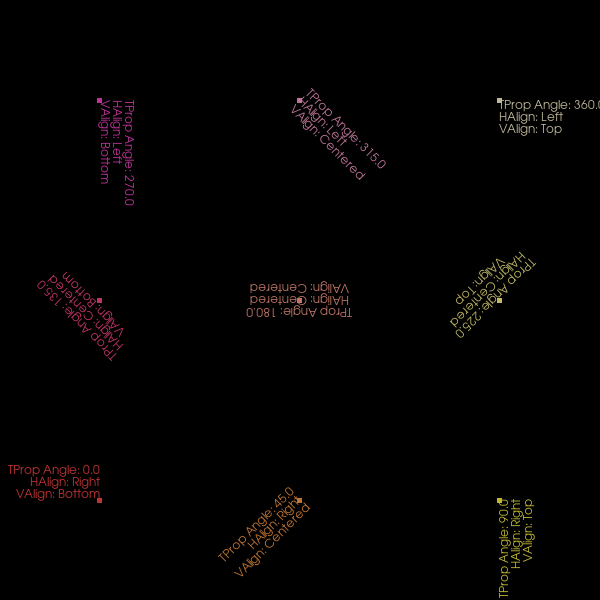

The Python source for this figure:
#!/usr/bin/env python

# Test vtkTextMapper with various alignments and orientations.

import vtkmodules.vtkInteractionStyle  # noqa: F401
import vtkmodules.vtkRenderingFreeType  # noqa: F401
import vtkmodules.vtkRenderingOpenGL2  # noqa: F401

from vtkmodules.vtkCommonCore import vtkPoints, vtkUnsignedCharArray
from vtkmodules.vtkCommonDataModel import vtkCellArray, vtkPolyData
from vtkmodules.vtkRenderingCore import (
    vtkActor2D,
    vtkPolyDataMapper2D,
    vtkRenderWindow,
    vtkRenderWindowInteractor,
    vtkRenderer,
    vtkTextMapper,
)

width = 600
height = 600

# Anchor points polydata
anchors = vtkPolyData()
anchor_points = vtkPoints()
anchors.SetPoints(anchor_points)
anchor_verts = vtkCellArray()
anchors.SetVerts(anchor_verts)
anchor_colors = vtkUnsignedCharArray()
anchor_colors.SetNumberOfComponents(4)
anchors.GetCellData().SetScalars(anchor_colors)

# Row 0, Col 0: Right/Bottom, orientation=0
mapper_0_0 = vtkTextMapper()
mapper_0_0.GetTextProperty().SetJustificationToRight()
mapper_0_0.GetTextProperty().SetVerticalJustificationToBottom()
mapper_0_0.GetTextProperty().SetOrientation(0.0)
mapper_0_0.GetTextProperty().SetColor(0.75, 0.20, 0.20)
mapper_0_0.SetInput("TProp Angle: 0.0\nHAlign: Right\nVAlign: Bottom")
actor_0_0 = vtkActor2D()
actor_0_0.SetPosition(100, 100)
actor_0_0.SetMapper(mapper_0_0)
pt_id = anchor_points.InsertNextPoint(100, 100, 0.0)
anchor_verts.InsertNextCell(1, [pt_id])
anchor_colors.InsertNextTuple4(191, 51, 51, 255)

# Row 0, Col 1: Right/Centered, orientation=45
mapper_0_1 = vtkTextMapper()
mapper_0_1.GetTextProperty().SetJustificationToRight()
mapper_0_1.GetTextProperty().SetVerticalJustificationToCentered()
mapper_0_1.GetTextProperty().SetOrientation(45.0)
mapper_0_1.GetTextProperty().SetColor(0.75, 0.46, 0.20)
mapper_0_1.SetInput("TProp Angle: 45.0\nHAlign: Right\nVAlign: Centered")
actor_0_1 = vtkActor2D()
actor_0_1.SetPosition(300, 100)
actor_0_1.SetMapper(mapper_0_1)
pt_id = anchor_points.InsertNextPoint(300, 100, 0.0)
anchor_verts.InsertNextCell(1, [pt_id])
anchor_colors.InsertNextTuple4(191, 117, 51, 255)

# Row 0, Col 2: Right/Top, orientation=90
mapper_0_2 = vtkTextMapper()
mapper_0_2.GetTextProperty().SetJustificationToRight()
mapper_0_2.GetTextProperty().SetVerticalJustificationToTop()
mapper_0_2.GetTextProperty().SetOrientation(90.0)
mapper_0_2.GetTextProperty().SetColor(0.75, 0.72, 0.20)
mapper_0_2.SetInput("TProp Angle: 90.0\nHAlign: Right\nVAlign: Top")
actor_0_2 = vtkActor2D()
actor_0_2.SetPosition(500, 100)
actor_0_2.SetMapper(mapper_0_2)
pt_id = anchor_points.InsertNextPoint(500, 100, 0.0)
anchor_verts.InsertNextCell(1, [pt_id])
anchor_colors.InsertNextTuple4(191, 183, 51, 255)

# Row 1, Col 0: Centered/Bottom, orientation=135
mapper_1_0 = vtkTextMapper()
mapper_1_0.GetTextProperty().SetJustificationToCentered()
mapper_1_0.GetTextProperty().SetVerticalJustificationToBottom()
mapper_1_0.GetTextProperty().SetOrientation(135.0)
mapper_1_0.GetTextProperty().SetColor(0.75, 0.20, 0.40)
mapper_1_0.SetInput("TProp Angle: 135.0\nHAlign: Centered\nVAlign: Bottom")
actor_1_0 = vtkActor2D()
actor_1_0.SetPosition(100, 300)
actor_1_0.SetMapper(mapper_1_0)
pt_id = anchor_points.InsertNextPoint(100, 300, 0.0)
anchor_verts.InsertNextCell(1, [pt_id])
anchor_colors.InsertNextTuple4(191, 51, 102, 255)

# Row 1, Col 1: Centered/Centered, orientation=180
mapper_1_1 = vtkTextMapper()
mapper_1_1.GetTextProperty().SetJustificationToCentered()
mapper_1_1.GetTextProperty().SetVerticalJustificationToCentered()
mapper_1_1.GetTextProperty().SetOrientation(180.0)
mapper_1_1.GetTextProperty().SetColor(0.75, 0.46, 0.40)
mapper_1_1.SetInput("TProp Angle: 180.0\nHAlign: Centered\nVAlign: Centered")
actor_1_1 = vtkActor2D()
actor_1_1.SetPosition(300, 300)
actor_1_1.SetMapper(mapper_1_1)
pt_id = anchor_points.InsertNextPoint(300, 300, 0.0)
anchor_verts.InsertNextCell(1, [pt_id])
anchor_colors.InsertNextTuple4(191, 117, 102, 255)

# Row 1, Col 2: Centered/Top, orientation=225
mapper_1_2 = vtkTextMapper()
mapper_1_2.GetTextProperty().SetJustificationToCentered()
mapper_1_2.GetTextProperty().SetVerticalJustificationToTop()
mapper_1_2.GetTextProperty().SetOrientation(225.0)
mapper_1_2.GetTextProperty().SetColor(0.75, 0.72, 0.40)
mapper_1_2.SetInput("TProp Angle: 225.0\nHAlign: Centered\nVAlign: Top")
actor_1_2 = vtkActor2D()
actor_1_2.SetPosition(500, 300)
actor_1_2.SetMapper(mapper_1_2)
pt_id = anchor_points.InsertNextPoint(500, 300, 0.0)
anchor_verts.InsertNextCell(1, [pt_id])
anchor_colors.InsertNextTuple4(191, 183, 102, 255)

# Row 2, Col 0: Left/Bottom, orientation=270
mapper_2_0 = vtkTextMapper()
mapper_2_0.GetTextProperty().SetJustificationToLeft()
mapper_2_0.GetTextProperty().SetVerticalJustificationToBottom()
mapper_2_0.GetTextProperty().SetOrientation(270.0)
mapper_2_0.GetTextProperty().SetColor(0.75, 0.20, 0.60)
mapper_2_0.SetInput("TProp Angle: 270.0\nHAlign: Left\nVAlign: Bottom")
actor_2_0 = vtkActor2D()
actor_2_0.SetPosition(100, 500)
actor_2_0.SetMapper(mapper_2_0)
pt_id = anchor_points.InsertNextPoint(100, 500, 0.0)
anchor_verts.InsertNextCell(1, [pt_id])
anchor_colors.InsertNextTuple4(191, 51, 153, 255)

# Row 2, Col 1: Left/Centered, orientation=315
mapper_2_1 = vtkTextMapper()
mapper_2_1.GetTextProperty().SetJustificationToLeft()
mapper_2_1.GetTextProperty().SetVerticalJustificationToCentered()
mapper_2_1.GetTextProperty().SetOrientation(315.0)
mapper_2_1.GetTextProperty().SetColor(0.75, 0.46, 0.60)
mapper_2_1.SetInput("TProp Angle: 315.0\nHAlign: Left\nVAlign: Centered")
actor_2_1 = vtkActor2D()
actor_2_1.SetPosition(300, 500)
actor_2_1.SetMapper(mapper_2_1)
pt_id = anchor_points.InsertNextPoint(300, 500, 0.0)
anchor_verts.InsertNextCell(1, [pt_id])
anchor_colors.InsertNextTuple4(191, 117, 153, 255)

# Row 2, Col 2: Left/Top, orientation=360
mapper_2_2 = vtkTextMapper()
mapper_2_2.GetTextProperty().SetJustificationToLeft()
mapper_2_2.GetTextProperty().SetVerticalJustificationToTop()
mapper_2_2.GetTextProperty().SetOrientation(360.0)
mapper_2_2.GetTextProperty().SetColor(0.75, 0.72, 0.60)
mapper_2_2.SetInput("TProp Angle: 360.0\nHAlign: Left\nVAlign: Top")
actor_2_2 = vtkActor2D()
actor_2_2.SetPosition(500, 500)
actor_2_2.SetMapper(mapper_2_2)
pt_id = anchor_points.InsertNextPoint(500, 500, 0.0)
anchor_verts.InsertNextCell(1, [pt_id])
anchor_colors.InsertNextTuple4(191, 183, 153, 255)

# Anchor actor
anchor_mapper = vtkPolyDataMapper2D()
anchor_mapper.SetInputData(anchors)
anchor_actor = vtkActor2D()
anchor_actor.SetMapper(anchor_mapper)
anchor_actor.GetProperty().SetPointSize(5)

# Renderer
renderer = vtkRenderer()
renderer.SetBackground(0.0, 0.0, 0.0)
renderer.AddViewProp(actor_0_0)
renderer.AddViewProp(actor_0_1)
renderer.AddViewProp(actor_0_2)
renderer.AddViewProp(actor_1_0)
renderer.AddViewProp(actor_1_1)
renderer.AddViewProp(actor_1_2)
renderer.AddViewProp(actor_2_0)
renderer.AddViewProp(actor_2_1)
renderer.AddViewProp(actor_2_2)
renderer.AddViewProp(anchor_actor)

# Window
render_window = vtkRenderWindow()
render_window.AddRenderer(renderer)
render_window.SetWindowName("text mapper")
render_window.SetMultiSamples(0)
render_window.SetSize(width, height)

# Interactor
interactor = vtkRenderWindowInteractor()
interactor.SetRenderWindow(render_window)

# Scene
renderer.GetActiveCamera().SetPosition(0, 0, 400)
renderer.GetActiveCamera().SetFocalPoint(0, 0, 0)
renderer.GetActiveCamera().SetViewUp(0, 1, 0)
renderer.ResetCameraClippingRange()

interactor.Initialize()
interactor.Start()
